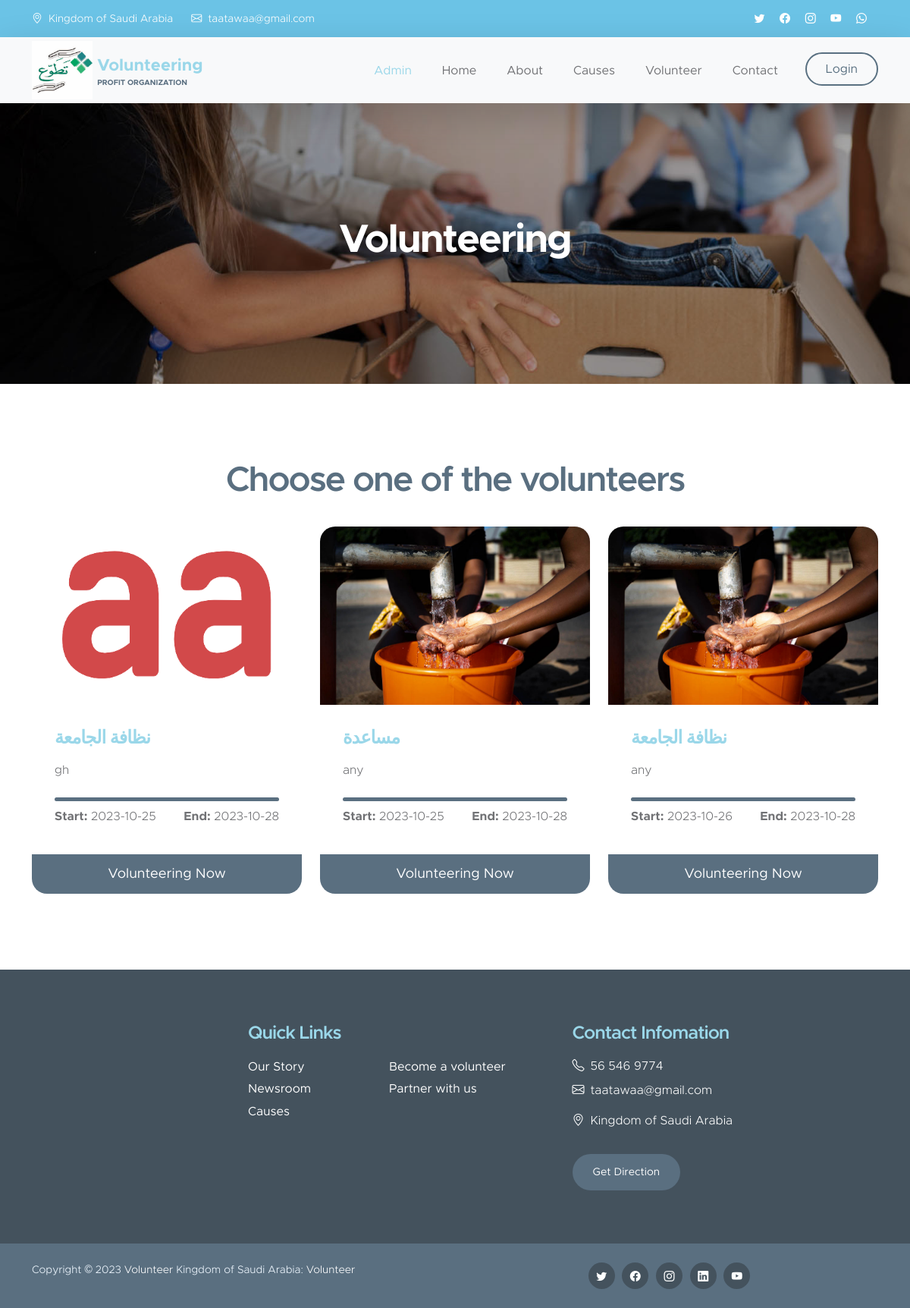
Screenshot of /volunteer.php with the database file from the repository.
### tables this page shows
CREATE TABLE `volunteering_categories` (
  `id` int(11) NOT NULL,
  `name` text DEFAULT NULL,
  `start_date` date DEFAULT NULL,
  `end_date` date DEFAULT NULL,
  `seats_number` int(11) DEFAULT 0,
  `seats_reserved` int(11) DEFAULT 0,
  `skills` text DEFAULT '',
  `hours_number` int(11) DEFAULT 0,
  `user_id` int(11) NOT NULL,
  `img_url` text DEFAULT ''
);

### volunteer.php (the view)
<?php
include "header.inc";
$sql = "select * from volunteering_categories order by id desc";
$re = $con->query($sql);
$rows = $re->fetch_all(MYSQLI_ASSOC);
?>
<main>
    <section class="news-detail-header-section text-center">
        <div class="section-overlay"></div>
        <div class="container">
            <div class="row">
                <div class="col-lg-12 col-12">
                    <h1 class="text-white">Volunteering</h1>
                </div>
            </div>
        </div>
    </section>
    <section class="section-padding" id="">
        <div class="container">
            <div class="row">
                <div class="col-lg-12 col-12 text-center mb-4">
                    <h2>Choose one of the volunteers</h2>
                </div>
                <?php foreach ($rows as $row) {
                    if ($row['img_url'] === "") {
                        $row['img_url'] = "images/causes/african-woman-pouring-water-recipient-outdoors.jpg";
                    } else {
                        $row['img_url'] = "img/" . $row['img_url'];
                    }
                    ?>
                    <div class="col-lg-4 col-md-6 col-12">
                        <div class="custom-block-wrap">
                            <img src="<?= $row['img_url'] ?>"
                                 class="custom-block-image img-fluid" alt="" height="200">
                            <div class="custom-block">
                                <div class="custom-block-body">
                                    <h5 class="mb-3"><?= $row['name'] ?></h5>
                                    <p><?= $row['skills'] ?></p>
                                    <div class="progress mt-4">
                                        <div class="progress-bar w-100" role="progressbar" aria-valuenow="100"
                                             aria-valuemin="0" aria-valuemax="100"></div>
                                    </div>
                                    <div class="d-flex align-items-center my-2">
                                        <p class="mb-0">
                                            <strong>Start:</strong>
                                            <?= $row['start_date'] ?>
                                        </p>
                                        <p class="ms-auto mb-0">
                                            <strong>End:</strong>
                                            <?= $row['end_date'] ?>
                                        </p>
                                    </div>
                                </div>
                                <a href="volunteering.php?id=<?= $row['id'] ?>" class="custom-btn btn">Volunteering
                                    Now</a>
                            </div>
                        </div>
                    </div>
                <?php } ?>
            </div>
        </div>
    </section>
</main>
<?php
include "footer.inc";
?>

### header.inc (shortened to what this page needs)
<?php
$login = false;
$username = "";
?>
<!doctype html>
<html lang="en">
<head>
    <link href="css/bootstrap.min.css" rel="stylesheet">
    <link href="css/bootstrap-icons.css" rel="stylesheet">
    <link href="css/templatemo-kind-heart-charity.css" rel="stylesheet">
</head>
<body id="section_1">
<header class="site-header">
    <div class="container">
        <div class="row">
            <div class="col-lg-8 col-12 d-flex flex-wrap">
                <p class="d-flex me-4 mb-0">
                    <i class="bi-geo-alt me-2"></i>
                    Kingdom of Saudi Arabia
                </p>
                <p class="d-flex mb-0">
                    <i class="bi-envelope me-2"></i>
                    <a href="mailto:info@company.com">
                        taatawaa@gmail.com
                    </a>
                </p>
            </div>
            <div class="col-lg-3 col-12 ms-auto d-lg-block d-none">
                <ul class="social-icon">
                    <li class="social-icon-item">
                        <a href="#" class="social-icon-link bi-twitter"></a>
                    </li>
                    <li class="social-icon-item">
                        <a href="#" class="social-icon-link bi-facebook"></a>
                    </li>
                    <li class="social-icon-item">
                        <a href="#" class="social-icon-link bi-instagram"></a>
                    </li>
                    <li class="social-icon-item">
                        <a href="#" class="social-icon-link bi-youtube"></a>
                    </li>
                    <li class="social-icon-item">
                        <a href="#" class="social-icon-link bi-whatsapp"></a>
                    </li>
                </ul>
            </div>
        </div>
    </div>
</header>
<nav class="navbar navbar-expand-lg bg-light shadow-lg">
    <div class="container">
        <a class="navbar-brand" href="index.php">
            <img src="images/logo.jpeg" class="logo img-fluid" alt="Kind Heart Volunteer">
            <span>
                Volunteering<small>profit Organization</small>
            </span>
        </a>
        <div class="collapse navbar-collapse" id="navbarNav">
            <ul class="navbar-nav ms-auto">
                <li class="nav-item">
                    <a class="nav-link" href="admin/index.php">Admin</a>
                </li>
                <li class="nav-item">
                    <a class="nav-link click-scroll" href="index.php">Home</a>
                </li>
                <li class="nav-item">
                    <a class="nav-link click-scroll" href="index.php#section_2">About</a>
                </li>
                <li class="nav-item">
                    <a class="nav-link click-scroll" href="index.php#section_3">Causes</a>
                </li>
                <li class="nav-item">
                    <a class="nav-link click-scroll" target="_self" href="volunteer.php">Volunteer</a>
                </li>
                <li class="nav-item">
                    <a class="nav-link click-scroll" href="index.php#section_6">Contact</a>
                </li>
                <li class="nav-item ms-3">
                    <?php
                    if ($login) {
                        ?>
                        <a class="d-inline nav-link  btn" href="profile.php">Profile - <?= $username ?></a>
                        <a class="nav-link btn-outline-danger custom-btn custom-border-btn btn"
                           href="logout.php">Logout</a>
                        <?php
                    } else {
                        ?>
                        <a class="nav-link custom-btn custom-border-btn btn" href="login.php">Login</a>
                        <?php
                    }
                    ?>
                </li>
            </ul>
        </div>
    </div>
</nav>

### footer.inc (shortened to what this page needs)
<footer class="site-footer">
    <div class="container">
        <div class="row">
            <div class="col-lg-3 col-12 mb-4">
            </div>
            <div class="col-lg-4 col-md-6 col-12 mb-4">
                <h5 class="site-footer-title mb-3">Quick Links</h5>
                <ul class="footer-menu">
                    <li class="footer-menu-item"><a href="#" class="footer-menu-link">Our Story</a></li>
                    <li class="footer-menu-item"><a href="#" class="footer-menu-link">Newsroom</a></li>
                    <li class="footer-menu-item"><a href="#" class="footer-menu-link">Causes</a></li>
                    <li class="footer-menu-item"><a href="#" class="footer-menu-link">Become a volunteer</a></li>
                    <li class="footer-menu-item"><a href="#" class="footer-menu-link">Partner with us</a></li>
                </ul>
            </div>
            <div class="col-lg-4 col-md-6 col-12 mx-auto">
                <h5 class="site-footer-title mb-3">Contact Infomation</h5>
                <p class="text-white d-flex mb-2">
                    <i class="bi-telephone me-2"></i>
                    <a href="tel: 56 546 9774" class="site-footer-link">
                        56 546 9774
                    </a>
                </p>
                <p class="text-white d-flex">
                    <i class="bi-envelope me-2"></i>
                    <a href="mailto:info@yourgmail.com" class="site-footer-link">
                        taatawaa@gmail.com
                    </a>
                </p>
                <p class="text-white d-flex mt-3">
                    <i class="bi-geo-alt me-2"></i>
                   Kingdom of Saudi Arabia
                </p>
                <a href="#" class="custom-btn btn mt-3">Get Direction</a>
            </div>
        </div>
    </div>
    <div class="site-footer-bottom">
        <div class="container">
            <div class="row">
                <div class="col-lg-6 col-md-7 col-12">
                    <p class="copyright-text mb-0">Copyright © 2023 <a href="#">Volunteer</a> Kingdom of Saudi Arabia: <a href="index.php" target="_blank">Volunteer</a></p>
                </div>
                <div class="col-lg-6 col-md-5 col-12 d-flex justify-content-center align-items-center mx-auto">
                    <ul class="social-icon">
                        <li class="social-icon-item">
                            <a href="#" class="social-icon-link bi-twitter"></a>
                        </li>
                        <li class="social-icon-item">
                            <a href="#" class="social-icon-link bi-facebook"></a>
                        </li>
                        <li class="social-icon-item">
                            <a href="#" class="social-icon-link bi-instagram"></a>
                        </li>
                        <li class="social-icon-item">
                            <a href="#" class="social-icon-link bi-linkedin"></a>
                        </li>
                        <li class="social-icon-item">
                            <a href="#" class="social-icon-link bi-youtube"></a>
                        </li>
                    </ul>
                </div>
            </div>
        </div>
    </div>
</footer>
</body>
</html>

### rows the page displays
volunteering_categories: shows a picture, name "نظافة الجامعة", skills "gh", start_date "2023-10-25", end_date "2023-10-28"
volunteering_categories: name "مساعدة", skills "any", start_date "2023-10-25", end_date "2023-10-28"
volunteering_categories: name "نظافة الجامعة", skills "any", start_date "2023-10-26", end_date "2023-10-28"
